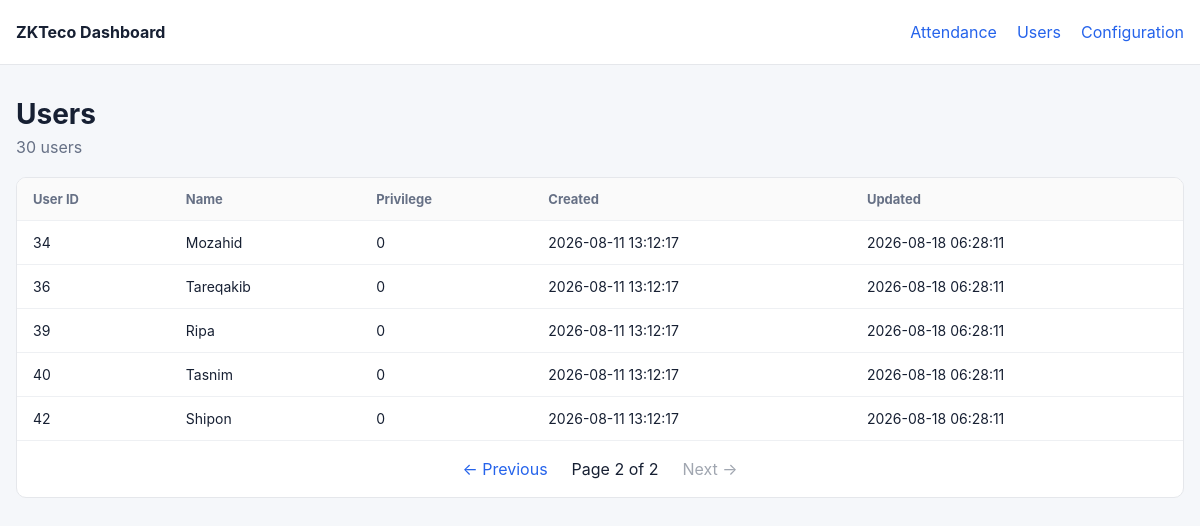
The app's page /users?page=2, older data.
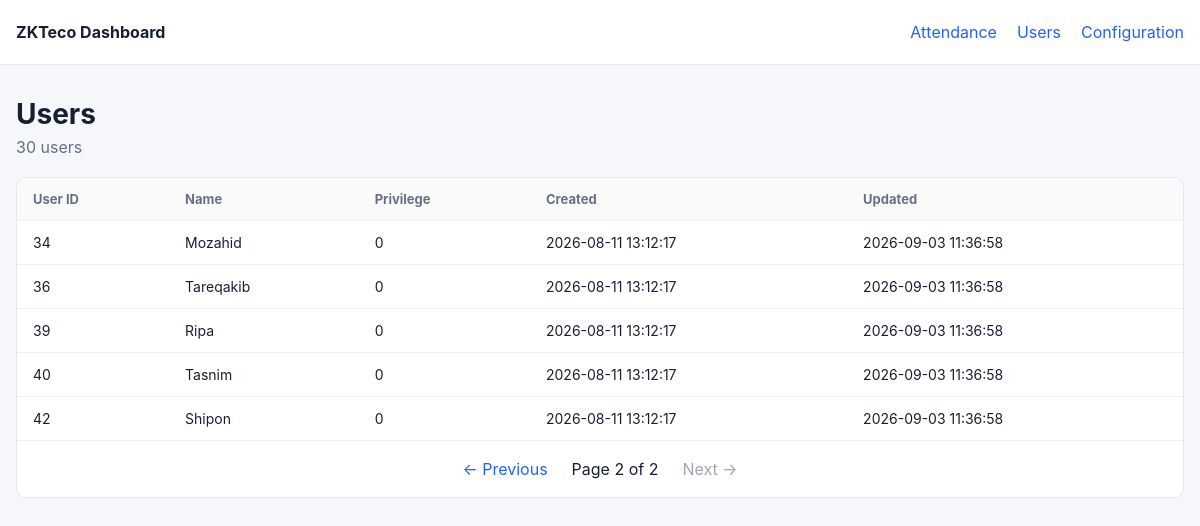
The same page, newer data.
### tables this page shows
CREATE TABLE users (
            user_id TEXT PRIMARY KEY,
            name TEXT,
            privilege TEXT,
            created_at TEXT DEFAULT CURRENT_TIMESTAMP,
            updated_at TEXT DEFAULT CURRENT_TIMESTAMP
        );

### dashboard/app.py (the view)
@app.route("/users")
def users():
    try:
        page = max(1, int(request.args.get("page", 1)))
    except ValueError:
        page = 1
    per_page = 25
    offset = (page - 1) * per_page
    db = get_db()
    total = db.execute(
        "SELECT COUNT(*) FROM users"
    ).fetchone()[0]
    rows = db.execute(
        """
        SELECT
            user_id,
            name,
            privilege,
            created_at,
            updated_at
        FROM users
        ORDER BY CAST(user_id AS INTEGER), user_id
        LIMIT ? OFFSET ?
        """,
        (per_page, offset),
    ).fetchall()
    db.close()
    total_pages = max(1, (total + per_page - 1) // per_page)
    return render_template(
        "users.html",
        rows=rows,
        page=page,
        total=total,
        total_pages=total_pages,
    )

### dashboard/app.py (called while the page is built)
def get_db():
    db = sqlite3.connect(DB_FILE)
    db.row_factory = sqlite3.Row
    return db

### dashboard/templates/users.html
{% extends "base.html" %}
{% block content %}
<div class="page-header">
    <div>
        <h1>Users</h1>
        <p>{{ total }} users</p>
    </div>
</div>
<div class="card">
    <div class="table-wrap">
        <table>
            <thead>
                <tr>
                    <th>User ID</th>
                    <th>Name</th>
                    <th>Privilege</th>
                    <th>Created</th>
                    <th>Updated</th>
                </tr>
            </thead>
            <tbody>
            {% for row in rows %}
                <tr>
                    <td>{{ row.user_id }}</td>
                    <td>{{ row.name }}</td>
                    <td>{{ row.privilege }}</td>
                    <td>{{ row.created_at }}</td>
                    <td>{{ row.updated_at }}</td>
                </tr>
            {% else %}
                <tr>
                    <td colspan="5" class="empty">No users found.</td>
                </tr>
            {% endfor %}
            </tbody>
        </table>
    </div>
    {% include "_pagination.html" %}
</div>
{% endblock %}

### dashboard/templates/base.html (shortened to what this page needs)
<!doctype html>
<html lang="en">
<head>
    <link rel="stylesheet" href="{{ url_for('static', filename='style.css') }}">
</head>
<body>
<header class="topbar">
    <div class="container nav">
        <div class="brand">ZKTeco Dashboard</div>
        <nav>
            <a href="{{ url_for('attendance') }}">Attendance</a>
            <a href="{{ url_for('users') }}">Users</a>
            <a href="{{ url_for('config_page') }}">Configuration</a>
        </nav>
    </div>
</header>
<main class="container">
    {% block content %}{% endblock %}
</main>
</body>
</html>

### dashboard/templates/_pagination.html
{% if total_pages > 1 %}
<div class="pagination">
    {% if page > 1 %}
        <a href="{{ url_for(request.endpoint, page=page - 1, user_id=selected_user_id if selected_user_id else None, from_date=selected_from_date if selected_from_date else None, to_date=selected_to_date if selected_to_date else None) }}">← Previous</a>
    {% else %}
        <span class="disabled">← Previous</span>
    {% endif %}
    <span>Page {{ page }} of {{ total_pages }}</span>
    {% if page < total_pages %}
        <a href="{{ url_for(request.endpoint, page=page + 1, user_id=selected_user_id if selected_user_id else None, from_date=selected_from_date if selected_from_date else None, to_date=selected_to_date if selected_to_date else None) }}">Next →</a>
    {% else %}
        <span class="disabled">Next →</span>
    {% endif %}
</div>
{% endif %}

### dashboard/static/style.css (style rules this page uses)
* { box-sizing: border-box; }
body { margin: 0; background: #f5f7fa; color: #172033; font-family: -apple-system, BlinkMacSystemFont, "Segoe UI", sans-serif; }
.topbar { background: #fff; border-bottom: 1px solid #e5e7eb; }
.container { width: min(1200px, calc(100% - 32px)); margin: 0 auto; }
.nav { height: 64px; display: flex; align-items: center; justify-content: space-between; }
.brand { font-weight: 700; }
nav { display: flex; gap: 20px; }
nav a, .pagination a { color: #2563eb; text-decoration: none; }
main { padding: 32px 0; }
.page-header { margin-bottom: 20px; }
h1 { margin: 0 0 6px; font-size: 28px; }
p { margin: 0; color: #667085; }
.card { background: white; border: 1px solid #e5e7eb; border-radius: 10px; overflow: hidden; }
.table-wrap { overflow-x: auto; }
table { width: 100%; border-collapse: collapse; }
th, td { padding: 13px 16px; text-align: left; border-bottom: 1px solid #eef0f3; white-space: nowrap; }
th { background: #fafafa; font-size: 13px; color: #667085; }
td { font-size: 14px; }
.pagination { display: flex; align-items: center; justify-content: center; gap: 24px; padding: 18px; }
.pagination .disabled { color: #a0a6b0; }

Row changes from the older to the newer data that the page shows:
changed users "Mozahid": updated_at "2026-08-18 06:28:11" → "2026-09-03 11:36:58"
changed users "Tareqakib": updated_at "2026-08-18 06:28:11" → "2026-09-03 11:36:58"
changed users "Ripa": updated_at "2026-08-18 06:28:11" → "2026-09-03 11:36:58"
changed users "Tasnim": updated_at "2026-08-18 06:28:11" → "2026-09-03 11:36:58"
changed users "Shipon": updated_at "2026-08-18 06:28:11" → "2026-09-03 11:36:58"
